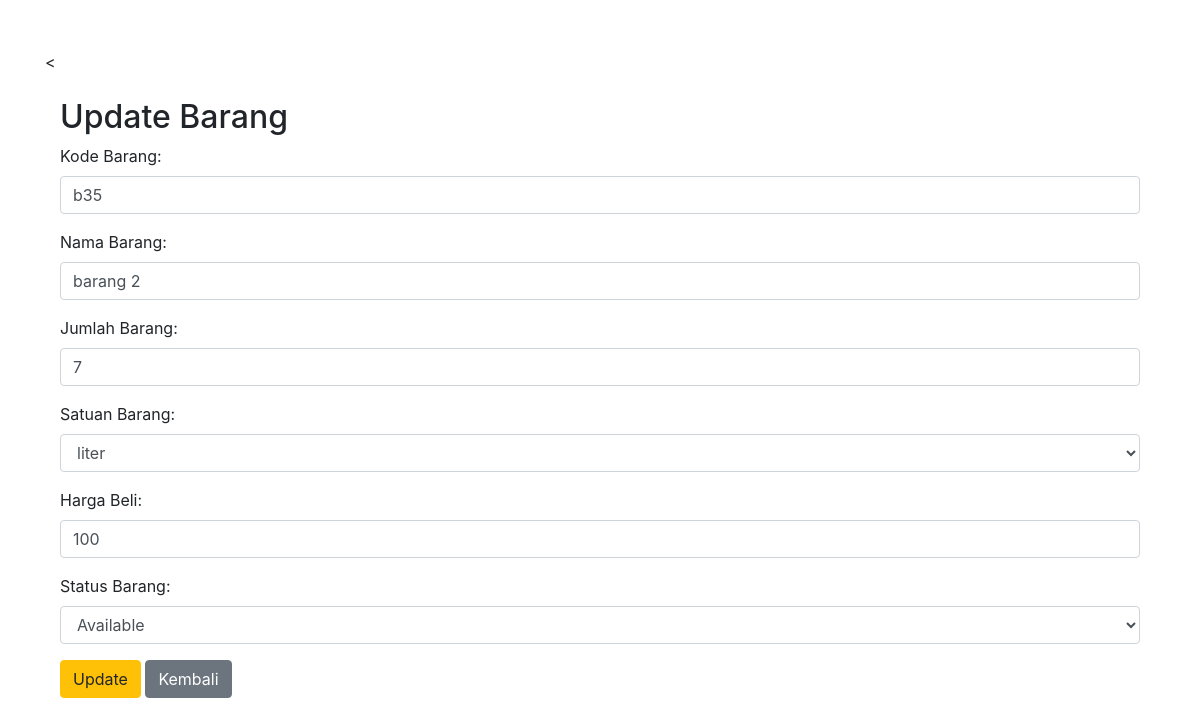
Screenshot of /update_item.php?id=2 with the database file from the repository.
### tables this page shows
CREATE TABLE `barang` (
  `id_barang` int(11) NOT NULL,
  `kode_barang` varchar(50) NOT NULL,
  `nama_barang` varchar(50) NOT NULL,
  `jumlah_barang` int(10) NOT NULL,
  `satuan_barang` varchar(20) NOT NULL,
  `harga_beli` double NOT NULL,
  `status_barang` tinyint(1) NOT NULL
);

### update_item.php (the view, shortened to what this page needs)
<?php
include 'config/database.php';
include 'layout/header.php';
if (isset($_GET['id'])) {
    $id_barang = $_GET['id'];
    $sql = "SELECT * FROM barang WHERE id_barang = $id_barang";
    $result = $conn->query($sql);
    $row = $result->fetch_assoc();
}
?>
<<div class="container">
    <h2 class="mt-4">Update Barang</h2>
    <form action="" method="post">
        <div class="form-group">
            <label for="kode_barang">Kode Barang:</label>
            <input type="text" class="form-control" id="kode_barang" name="kode_barang" value="<?php echo $row['kode_barang']; ?>" required>
        </div>
        <div class="form-group">
            <label for="nama_barang">Nama Barang:</label>
            <input type="text" class="form-control" id="nama_barang" name="nama_barang" value="<?php echo $row['nama_barang']; ?>" required>
        </div>
        <div class="form-group">
            <label for="jumlah_barang">Jumlah Barang:</label>
            <input type="number" class="form-control" id="jumlah_barang" name="jumlah_barang" value="<?php echo $row['jumlah_barang']; ?>" required>
        </div>
        <div class="form-group">
            <label for="satuan_barang">Satuan Barang:</label>
            <select class="form-control" id="satuan_barang" name="satuan_barang">
                <option value="liter" <?php if ($row['satuan_barang'] == 'liter') echo 'selected'; ?>>liter</option>
            </select>
        </div>
        <div class="form-group">
            <label for="harga_beli">Harga Beli:</label>
            <input type="number" step="0.01" class="form-control" id="harga_beli" name="harga_beli" value="<?php echo $row['harga_beli']; ?>" required>
        </div>
        <div class="form-group">
            <label for="status_barang">Status Barang:</label>
            <select class="form-control" id="status_barang" name="status_barang">
                <option value="1" <?php if ($row['status_barang'] == 1) echo 'selected'; ?>>Available</option>
            </select>
        </div>
        <button type="submit" name="update" class="btn btn-warning">Update</button>
        <a href="index.php" class="btn btn-secondary">Kembali</a>
    </form>
    </div>
    <?php
    include 'layout/footer.php';
    ?>

### rows the page displays
barang: kode_barang "b35", nama_barang "barang 2", jumlah_barang "7", satuan_barang "liter", harga_beli "100", status_barang "Available"
